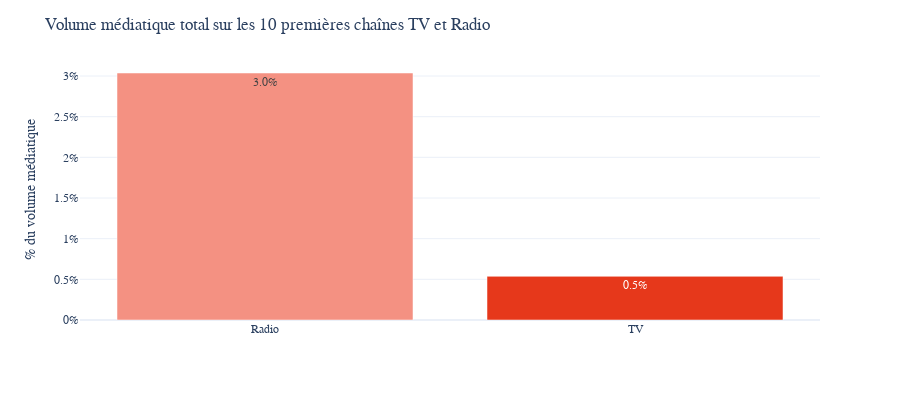

Notebook code for this chart:
### Code cell
fig = px.bar(media_time.drop("Total").reset_index(),x = "index",y = "media_part",height = 400,text_auto = ".1%")
fig.update_layout(yaxis_tickformat='0%',
                  title = "Volume médiatique total sur les 10 premières chaînes TV et Radio",
                  font_family="Poppins",yaxis_title="% du volume médiatique",xaxis_title = "")
fig.update_traces(marker_color=["#f49182",'#e6381b'])
fig

### Figure 1 — Plotly figure (JSON) as saved in the notebook; plotly's stock layout.template omitted (floating-point values rounded to 4 significant figures)
{"data": [{"alignmentgroup": "True", "hovertemplate": "index=%{x}<br>media_part=%{y}<extra></extra>", "legendgroup": "", "marker": {"color": ["#f49182", "#e6381b"], "pattern": {"shape": ""}}, "name": "", "offsetgroup": "", "orientation": "v", "showlegend": false, "textposition": "auto", "texttemplate": "%{y:.1%}", "type": "bar", "x": ["Radio", "TV"], "xaxis": "x", "y": [0.03037, 0.00537], "yaxis": "y"}], "layout": {"barmode": "relative", "font": {"family": "Poppins"}, "height": 400, "legend": {"tracegroupgap": 0}, "margin": {"t": 60}, "title": {"text": "Volume médiatique total sur les 10 premières chaînes TV et Radio"}, "xaxis": {"anchor": "y", "domain": [0, 1], "title": {"text": ""}}, "yaxis": {"anchor": "x", "domain": [0, 1], "tickformat": "0%", "title": {"text": "% du volume médiatique"}}}}
